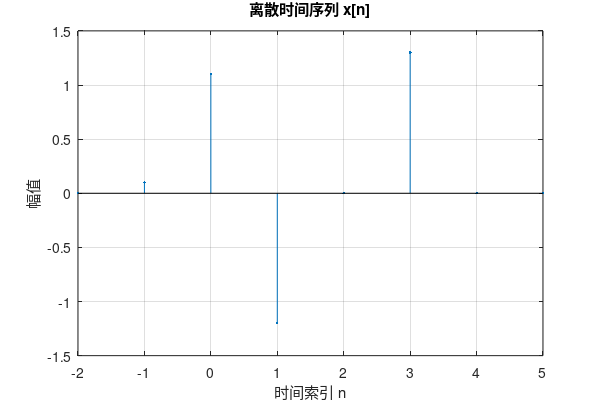

The MATLAB source for this figure:
clear                    % 清除所有变量
close all                 % 关闭所有图形窗口

n = -5:5;                 % 时间范围为-5到5
x = [zeros(1,4), 0.1, 1.1, -1.2, 0, 1.3, zeros(1,2)];     % 生成序列

figure('Units', 'inches', 'Position', [0 0 6 4])  % 设置绘图窗口尺寸为6x4英寸
stem(n, x, '.')              % 绘制图形
grid on                 % 打开网格线

title('离散时间序列 x[n]')
xlabel('时间索引 n')
ylabel('幅值')

axis([-2 5 -1.5 1.5])  % 设置坐标范围

% 检查目录是否存在，如果不存在则创建
foldername = 'picture';
if ~exist(foldername, 'dir')
    mkdir(foldername);
end

set(gcf, 'PaperPositionMode', 'auto');  % 设置绘图窗口分辨率与尺寸一致
print(sprintf('%s/1_4.jpg', foldername), '-djpeg', '-r300');  % 保存图形，分辨率为300dpi